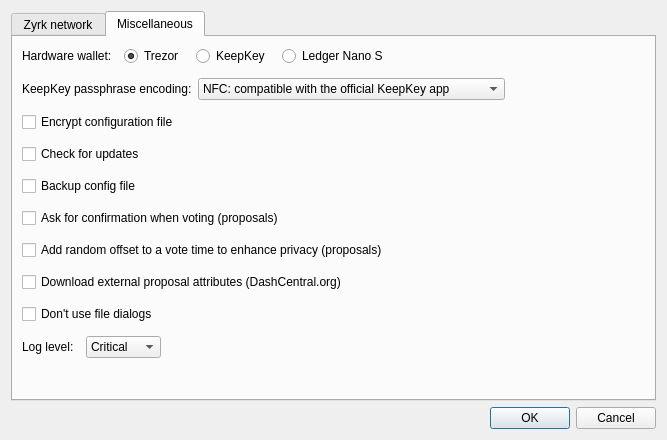
<?xml version="1.0" encoding="UTF-8"?>
<ui version="4.0">
 <class>ConfigDlg</class>
 <widget class="QDialog" name="ConfigDlg">
  <property name="windowModality">
   <enum>Qt::NonModal</enum>
  </property>
  <property name="geometry">
   <rect>
    <x>0</x>
    <y>0</y>
    <width>667</width>
    <height>440</height>
   </rect>
  </property>
  <property name="windowTitle">
   <string>Dialog</string>
  </property>
  <property name="modal">
   <bool>false</bool>
  </property>
  <layout class="QVBoxLayout" name="verticalLayout">
   <property name="spacing">
    <number>6</number>
   </property>
   <property name="sizeConstraint">
    <enum>QLayout::SetDefaultConstraint</enum>
   </property>
   <item>
    <widget class="QTabWidget" name="tabWidget">
     <property name="tabShape">
      <enum>QTabWidget::Rounded</enum>
     </property>
     <property name="currentIndex">
      <number>1</number>
     </property>
     <widget class="QWidget" name="tabDashd">
      <attribute name="title">
       <string>Zyrk network</string>
      </attribute>
      <layout class="QVBoxLayout" name="verticalLayout_3">
       <property name="spacing">
        <number>3</number>
       </property>
       <property name="leftMargin">
        <number>3</number>
       </property>
       <property name="topMargin">
        <number>3</number>
       </property>
       <property name="rightMargin">
        <number>3</number>
       </property>
       <property name="bottomMargin">
        <number>3</number>
       </property>
       <item>
        <layout class="QHBoxLayout" name="horizontalLayout_3">
         <item>
          <widget class="QLabel" name="label_2">
           <property name="text">
            <string>Zyrk network:</string>
           </property>
          </widget>
         </item>
         <item>
          <widget class="QComboBox" name="cboDashNetwork">
           <item>
            <property name="text">
             <string>MAINNET</string>
            </property>
           </item>
           <item>
            <property name="text">
             <string>TESTNET</string>
            </property>
           </item>
          </widget>
         </item>
         <item>
          <spacer name="horizontalSpacer_5">
           <property name="orientation">
            <enum>Qt::Horizontal</enum>
           </property>
           <property name="sizeHint" stdset="0">
            <size>
             <width>40</width>
             <height>20</height>
            </size>
           </property>
          </spacer>
         </item>
        </layout>
       </item>
       <item>
        <widget class="QFrame" name="frame_2">
         <property name="frameShape">
          <enum>QFrame::StyledPanel</enum>
         </property>
         <property name="frameShadow">
          <enum>QFrame::Raised</enum>
         </property>
         <layout class="QVBoxLayout" name="verticalLayout_6">
          <item>
           <widget class="QSplitter" name="splitter">
            <property name="orientation">
             <enum>Qt::Horizontal</enum>
            </property>
            <property name="opaqueResize">
             <bool>true</bool>
            </property>
            <property name="childrenCollapsible">
             <bool>true</bool>
            </property>
            <widget class="QWidget" name="layoutWidget">
             <layout class="QVBoxLayout" name="layoutConnList" stretch="0,0,0">
              <property name="spacing">
               <number>2</number>
              </property>
              <item>
               <widget class="QFrame" name="frame">
                <property name="frameShape">
                 <enum>QFrame::NoFrame</enum>
                </property>
                <property name="frameShadow">
                 <enum>QFrame::Raised</enum>
                </property>
                <layout class="QHBoxLayout" name="horizontalLayout">
                 <property name="spacing">
                  <number>1</number>
                 </property>
                 <property name="leftMargin">
                  <number>0</number>
                 </property>
                 <property name="topMargin">
                  <number>0</number>
                 </property>
                 <property name="rightMargin">
                  <number>0</number>
                 </property>
                 <property name="bottomMargin">
                  <number>2</number>
                 </property>
                 <item>
                  <widget class="QToolButton" name="btnNewConn">
                   <property name="minimumSize">
                    <size>
                     <width>26</width>
                     <height>26</height>
                    </size>
                   </property>
                   <property name="toolTip">
                    <string>Add New Connection</string>
                   </property>
                   <property name="text">
                    <string/>
                   </property>
                  </widget>
                 </item>
                 <item>
                  <widget class="QToolButton" name="btnDeleteConn">
                   <property name="minimumSize">
                    <size>
                     <width>26</width>
                     <height>26</height>
                    </size>
                   </property>
                   <property name="toolTip">
                    <string>Delete Current Connection</string>
                   </property>
                   <property name="text">
                    <string/>
                   </property>
                  </widget>
                 </item>
                 <item>
                  <widget class="QToolButton" name="btnMoveUpConn">
                   <property name="minimumSize">
                    <size>
                     <width>26</width>
                     <height>26</height>
                    </size>
                   </property>
                   <property name="toolTip">
                    <string>Move Up Current Connection</string>
                   </property>
                   <property name="text">
                    <string/>
                   </property>
                  </widget>
                 </item>
                 <item>
                  <widget class="QToolButton" name="btnMoveDownConn">
                   <property name="minimumSize">
                    <size>
                     <width>26</width>
                     <height>26</height>
                    </size>
                   </property>
                   <property name="toolTip">
                    <string>Move Down Current Connection</string>
                   </property>
                   <property name="text">
                    <string/>
                   </property>
                  </widget>
                 </item>
                 <item>
                  <widget class="QToolButton" name="btnRestoreDefault">
                   <property name="visible">
                    <bool>false</bool>
                   </property>
                   <property name="minimumSize">
                    <size>
                     <width>26</width>
                     <height>26</height>
                    </size>
                   </property>
                   <property name="toolTip">
                    <string>Restore Default Connections</string>
                   </property>
                   <property name="text">
                    <string/>
                   </property>
                  </widget>
                 </item>
                 <item>
                  <spacer name="horizontalSpacer">
                   <property name="orientation">
                    <enum>Qt::Horizontal</enum>
                   </property>
                   <property name="sizeHint" stdset="0">
                    <size>
                     <width>40</width>
                     <height>20</height>
                    </size>
                   </property>
                  </spacer>
                 </item>
                </layout>
               </widget>
              </item>
              <item>
               <widget class="QLabel" name="label">
                <property name="text">
                 <string>Connections:</string>
                </property>
               </widget>
              </item>
              <item>
               <widget class="QListWidget" name="lstConns">
                <property name="sizePolicy">
                 <sizepolicy hsizetype="Preferred" vsizetype="Expanding">
                  <horstretch>0</horstretch>
                  <verstretch>0</verstretch>
                 </sizepolicy>
                </property>
                <property name="baseSize">
                 <size>
                  <width>150</width>
                  <height>0</height>
                 </size>
                </property>
                <property name="frameShape">
                 <enum>QFrame::StyledPanel</enum>
                </property>
                <property name="selectionMode">
                 <enum>QAbstractItemView::ExtendedSelection</enum>
                </property>
               </widget>
              </item>
             </layout>
            </widget>
            <widget class="QFrame" name="detailsFrame">
             <property name="sizePolicy">
              <sizepolicy hsizetype="Expanding" vsizetype="Preferred">
               <horstretch>0</horstretch>
               <verstretch>0</verstretch>
              </sizepolicy>
             </property>
             <property name="frameShape">
              <enum>QFrame::StyledPanel</enum>
             </property>
             <property name="midLineWidth">
              <number>0</number>
             </property>
             <layout class="QVBoxLayout" name="verticalLayout_4">
              <property name="topMargin">
               <number>12</number>
              </property>
             </layout>
            </widget>
           </widget>
          </item>
          <item>
           <layout class="QVBoxLayout" name="verticalLayout_5">
            <property name="sizeConstraint">
             <enum>QLayout::SetDefaultConstraint</enum>
            </property>
            <item>
             <widget class="QCheckBox" name="chbRandomConn">
              <property name="toolTip">
               <string>Pick random connection to distribute clients' load over multiple nodes.</string>
              </property>
              <property name="text">
               <string>Pick random connection</string>
              </property>
             </widget>
            </item>
           </layout>
          </item>
         </layout>
        </widget>
       </item>
      </layout>
     </widget>
     <widget class="QWidget" name="tabMisc">
      <attribute name="title">
       <string>Miscellaneous</string>
      </attribute>
      <layout class="QVBoxLayout" name="verticalLayout_2">
       <property name="spacing">
        <number>12</number>
       </property>
       <item>
        <layout class="QHBoxLayout" name="layHardwareWallet">
         <item>
          <widget class="QLabel" name="label_3">
           <property name="text">
            <string>Hardware wallet:</string>
           </property>
           <property name="alignment">
            <set>Qt::AlignLeading|Qt::AlignLeft|Qt::AlignVCenter</set>
           </property>
           <property name="margin">
            <number>0</number>
           </property>
          </widget>
         </item>
         <item>
          <widget class="QRadioButton" name="chbHwTrezor">
           <property name="minimumSize">
            <size>
             <width>60</width>
             <height>0</height>
            </size>
           </property>
           <property name="maximumSize">
            <size>
             <width>16777215</width>
             <height>16777215</height>
            </size>
           </property>
           <property name="text">
            <string>Trezor</string>
           </property>
           <property name="checked">
            <bool>true</bool>
           </property>
          </widget>
         </item>
         <item>
          <widget class="QRadioButton" name="chbHwKeepKey">
           <property name="minimumSize">
            <size>
             <width>70</width>
             <height>0</height>
            </size>
           </property>
           <property name="maximumSize">
            <size>
             <width>16777215</width>
             <height>16777215</height>
            </size>
           </property>
           <property name="visible">
            <bool>false</bool>
           </property>
           <property name="text">
            <string>KeepKey</string>
           </property>
          </widget>
         </item>
         <item>
          <widget class="QRadioButton" name="chbHwLedgerNanoS">
           <property name="text">
            <string>Ledger Nano S</string>
           </property>
          </widget>
         </item>
         <item>
          <spacer name="horizontalSpacer_2">
           <property name="orientation">
            <enum>Qt::Horizontal</enum>
           </property>
           <property name="sizeHint" stdset="0">
            <size>
             <width>40</width>
             <height>20</height>
            </size>
           </property>
          </spacer>
         </item>
        </layout>
       </item>
       <item>
        <widget class="QWidget" name="wdgKeepkeyPassEncoding" native="true">
         <layout class="QHBoxLayout" name="horizontalLayout_2">
          <property name="leftMargin">
           <number>0</number>
          </property>
          <property name="topMargin">
           <number>0</number>
          </property>
          <property name="rightMargin">
           <number>0</number>
          </property>
          <property name="bottomMargin">
           <number>0</number>
          </property>
          <item>
           <widget class="QLabel" name="lblKeepkeyPassEncoding">
            <property name="text">
             <string>KeepKey passphrase encoding:</string>
            </property>
            <property name="openExternalLinks">
             <bool>true</bool>
            </property>
           </widget>
          </item>
          <item>
           <widget class="QComboBox" name="cboKeepkeyPassEncoding">
            <property name="sizePolicy">
             <sizepolicy hsizetype="Preferred" vsizetype="Fixed">
              <horstretch>0</horstretch>
              <verstretch>0</verstretch>
             </sizepolicy>
            </property>
            <item>
             <property name="text">
              <string>NFC: compatible with the official KeepKey app</string>
             </property>
            </item>
            <item>
             <property name="text">
              <string>NFKD: compatible with BIP-39 standard and Trezor</string>
             </property>
            </item>
           </widget>
          </item>
          <item>
           <spacer name="horizontalSpacer_4">
            <property name="orientation">
             <enum>Qt::Horizontal</enum>
            </property>
            <property name="sizeHint" stdset="0">
             <size>
              <width>40</width>
              <height>20</height>
             </size>
            </property>
           </spacer>
          </item>
         </layout>
        </widget>
       </item>
       <item>
        <widget class="QCheckBox" name="chbEncryptConfigFile">
         <property name="toolTip">
          <string>&lt;html&gt;&lt;head/&gt;&lt;body&gt;&lt;p&gt;Encrypts configuration file with hardware wallet. &lt;/p&gt;&lt;p&gt;You will need your hardware wallet connected to open the file.&lt;/p&gt;&lt;/body&gt;&lt;/html&gt;</string>
         </property>
         <property name="text">
          <string>Encrypt configuration file</string>
         </property>
        </widget>
       </item>
       <item>
        <widget class="QCheckBox" name="chbCheckForUpdates">
         <property name="text">
          <string>Check for updates</string>
         </property>
        </widget>
       </item>
       <item>
        <widget class="QCheckBox" name="chbBackupConfigFile">
         <property name="toolTip">
          <string>If checked, old config file will be saved when changing configuration</string>
         </property>
         <property name="text">
          <string>Backup config file</string>
         </property>
        </widget>
       </item>
       <item>
        <widget class="QCheckBox" name="chbConfirmWhenVoting">
         <property name="visible">
          <bool>false</bool>
         </property>
         <property name="text">
          <string>Ask for confirmation when voting (proposals)</string>
         </property>
        </widget>
       </item>
       <item>
        <widget class="QCheckBox" name="chbAddRandomOffsetToVotingTime">
         <property name="visible">
          <bool>false</bool>
         </property>
         <property name="text">
          <string>Add random offset to a vote time to enhance privacy (proposals)</string>
         </property>
        </widget>
       </item>
       <item>
        <widget class="QCheckBox" name="chbDownloadProposalExternalData">
         <property name="visible">
          <bool>false</bool>
         </property>
         <property name="text">
          <string>Download external proposal attributes (DashCentral.org)</string>
         </property>
        </widget>
       </item>
       <item>
        <widget class="QCheckBox" name="chbDontUseFileDialogs">
         <property name="toolTip">
          <string/>
         </property>
         <property name="text">
          <string>Don't use file dialogs</string>
         </property>
        </widget>
       </item>
       <item>
        <layout class="QHBoxLayout" name="hlLogLevel">
         <item>
          <widget class="QLabel" name="lblLogLevel">
           <property name="text">
            <string>Log level:</string>
           </property>
          </widget>
         </item>
         <item>
          <widget class="QComboBox" name="cboLogLevel">
           <item>
            <property name="text">
             <string>Critical</string>
            </property>
           </item>
           <item>
            <property name="text">
             <string>Error</string>
            </property>
           </item>
           <item>
            <property name="text">
             <string>Warning</string>
            </property>
           </item>
           <item>
            <property name="text">
             <string>Info</string>
            </property>
           </item>
           <item>
            <property name="text">
             <string>Debug</string>
            </property>
           </item>
          </widget>
         </item>
         <item>
          <spacer name="horizontalSpacer_3">
           <property name="orientation">
            <enum>Qt::Horizontal</enum>
           </property>
           <property name="sizeHint" stdset="0">
            <size>
             <width>40</width>
             <height>20</height>
            </size>
           </property>
          </spacer>
         </item>
        </layout>
       </item>
       <item>
        <spacer name="verticalSpacer">
         <property name="orientation">
          <enum>Qt::Vertical</enum>
         </property>
         <property name="sizeHint" stdset="0">
          <size>
           <width>20</width>
           <height>40</height>
          </size>
         </property>
        </spacer>
       </item>
      </layout>
     </widget>
    </widget>
   </item>
   <item>
    <widget class="QDialogButtonBox" name="buttonBox">
     <property name="orientation">
      <enum>Qt::Horizontal</enum>
     </property>
     <property name="standardButtons">
      <set>QDialogButtonBox::Cancel|QDialogButtonBox::Ok</set>
     </property>
    </widget>
   </item>
  </layout>
 </widget>
 <resources/>
 <connections>
  <connection>
   <sender>buttonBox</sender>
   <signal>accepted()</signal>
   <receiver>ConfigDlg</receiver>
   <slot>accept()</slot>
   <hints>
    <hint type="sourcelabel">
     <x>248</x>
     <y>254</y>
    </hint>
    <hint type="destinationlabel">
     <x>157</x>
     <y>274</y>
    </hint>
   </hints>
  </connection>
  <connection>
   <sender>buttonBox</sender>
   <signal>rejected()</signal>
   <receiver>ConfigDlg</receiver>
   <slot>reject()</slot>
   <hints>
    <hint type="sourcelabel">
     <x>316</x>
     <y>260</y>
    </hint>
    <hint type="destinationlabel">
     <x>286</x>
     <y>274</y>
    </hint>
   </hints>
  </connection>
 </connections>
</ui>
